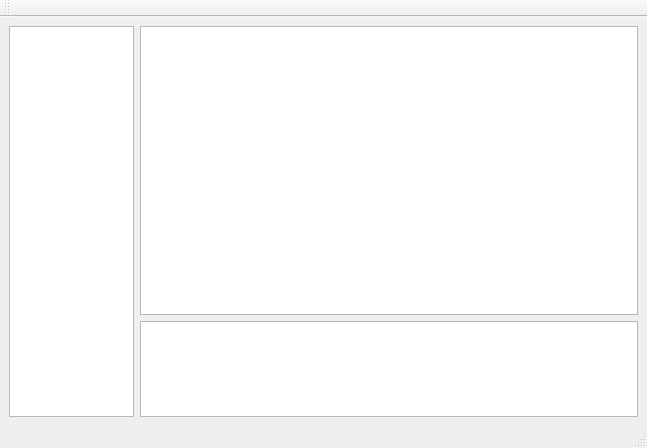
<?xml version="1.0" encoding="UTF-8"?>
<ui version="4.0">
 <class>MainWindow</class>
 <widget class="QMainWindow" name="MainWindow">
  <property name="geometry">
   <rect>
    <x>0</x>
    <y>0</y>
    <width>647</width>
    <height>448</height>
   </rect>
  </property>
  <property name="windowTitle">
   <string>MainWindow</string>
  </property>
  <widget class="QWidget" name="centralwidget">
   <layout class="QGridLayout" name="gridLayout">
    <item row="0" column="0">
     <layout class="QHBoxLayout" name="horizontalLayout" stretch="1,4">
      <item>
       <widget class="QListWidget" name="listWidget"/>
      </item>
      <item>
       <layout class="QVBoxLayout" name="verticalLayout" stretch="3,1">
        <item>
         <widget class="QTextBrowser" name="textBrowser">
          <property name="sizePolicy">
           <sizepolicy hsizetype="Expanding" vsizetype="Expanding">
            <horstretch>0</horstretch>
            <verstretch>0</verstretch>
           </sizepolicy>
          </property>
         </widget>
        </item>
        <item>
         <widget class="QPlainTextEdit" name="plainTextEdit">
          <property name="enabled">
           <bool>true</bool>
          </property>
          <property name="sizePolicy">
           <sizepolicy hsizetype="Expanding" vsizetype="Expanding">
            <horstretch>0</horstretch>
            <verstretch>0</verstretch>
           </sizepolicy>
          </property>
          <property name="baseSize">
           <size>
            <width>0</width>
            <height>0</height>
           </size>
          </property>
         </widget>
        </item>
       </layout>
      </item>
     </layout>
    </item>
   </layout>
  </widget>
  <widget class="QStatusBar" name="statusbar"/>
  <widget class="QToolBar" name="toolBar">
   <property name="windowTitle">
    <string>toolBar</string>
   </property>
   <attribute name="toolBarArea">
    <enum>TopToolBarArea</enum>
   </attribute>
   <attribute name="toolBarBreak">
    <bool>false</bool>
   </attribute>
  </widget>
 </widget>
 <resources/>
 <connections/>
</ui>
